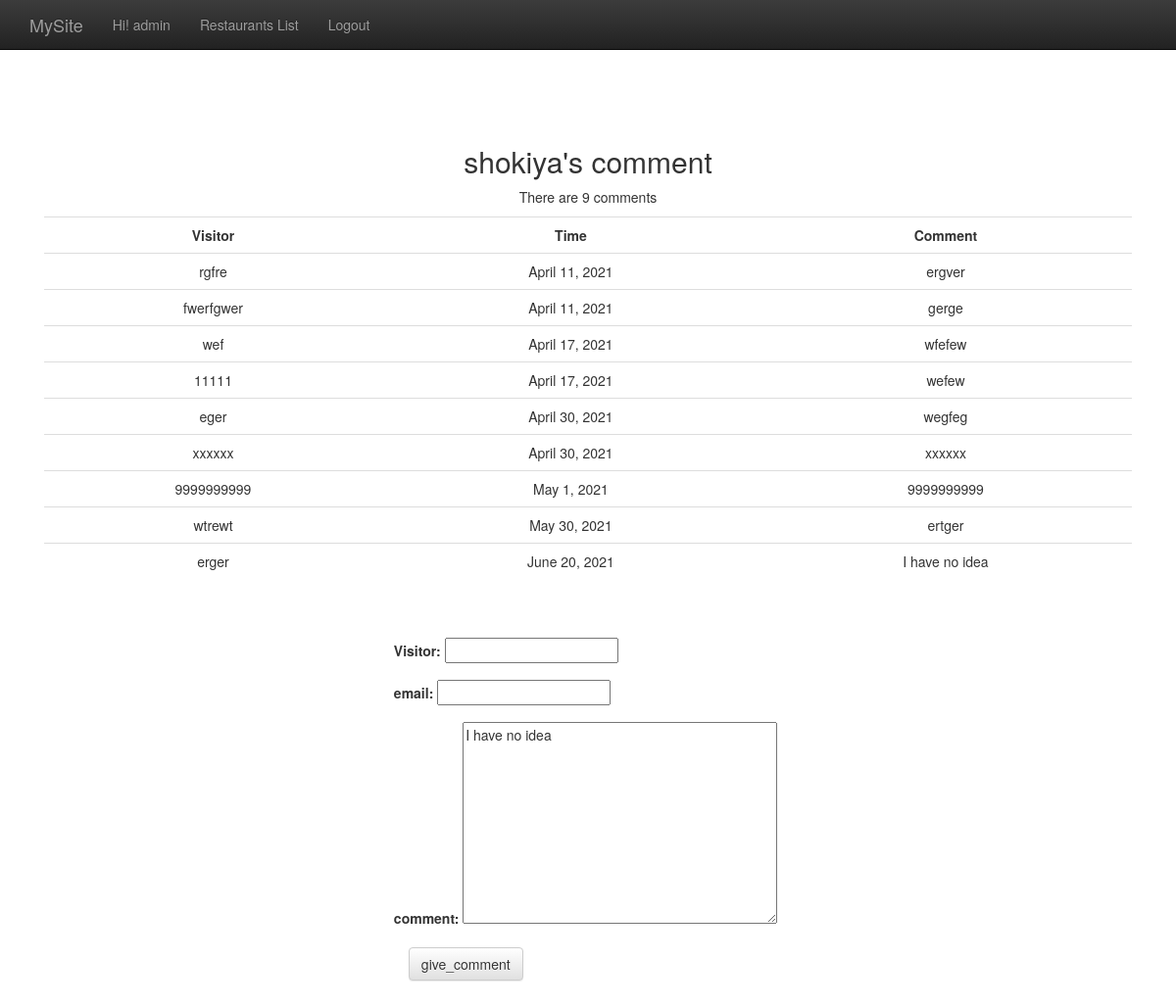
/comment/2/ (signed in), run on the app's committed database.
### restaurants/models.py (models this page shows, shortened)
class Restaurant(models.Model):
    name = models.CharField(max_length=20)
    phone_number = models.CharField(max_length=15)
    address = models.CharField(max_length=50, blank=True)

class Comment(models.Model):
    content = models.CharField(max_length=255)
    visitor = models.CharField(max_length=255)
    email = models.CharField(max_length=255)
    date_time = models.DateTimeField()
    restaurant = models.ForeignKey(Restaurant)
    class Meta:
        permissions = (
            ("can_comment", "Can comment"),
        )

### restaurants/views.py (the view, shortened to what this page needs)
# urls.py: url(r'^comment/(?P<pk>\d+)/$', CommentView.as_view()),
class CommentView(FormView, SingleObjectMixin):
    form_class = CommentForm
    template_name = 'comment.html'
    success_url = '/comment/'
    initial = {'content': u'I have no idea'}
    model = Restaurant
    context_object_name = 'r'
    def get_context_data(self, **kwargs):
        self.object = self.get_object()
        return super(CommentView, self).get_context_data(object=self.object, **kwargs)
    @method_decorator(user_passes_test(user_can_comment, login_url='/accounts/login/'))
    def dispatch(self, request, *args, **kwargs):
        return super(CommentView, self).dispatch(request, *args, **kwargs)

### restaurants/forms.py
class CommentForm(forms.Form):
	visitor = forms.CharField(max_length=20)
	email = forms.EmailField(max_length=20, required=False)
	content = forms.CharField(max_length=200, widget=forms.Textarea())

### restaurants/permissions.py (called while the page is built)
def user_can_comment(user):
    return user.is_authenticated and user.has_perm('restaurants.can_comment')

### restaurants/templates/comment.html (shortened to what this page needs)
{% extends "base.html" %}
{% block content %}
        <h2>{{ r.name }}'s comment </h2>
        {% if r.comment_set.all %}
        <p>There are {{ r.comment_set.all|length }} comments</p>
        <table class="table table-hover">
            <tr>
                <th>Visitor</th>
                <th>Time</th>
                <th>Comment</th>
            </tr>
            {% for c in r.comment_set.all %}
            <tr>
                <td> {{ c.visitor }} </td>
                <td> {{ c.date_time | date:"F j, Y" }} </td>
                <td> {{ c.content }} </td>
            </tr>
            {% endfor %}
        </table>
        {% else %}
        <p>No comment</p>
        {% endif %}
        <br /><br />
        <form action="" method="post" class="form-horizontal" role="form" style="width:33%; margin:auto; text-align:left">{% csrf_token %}
            <div class="form-group">
            <label for="visitor">Visitor:</label>
            {{ form.visitor }}
            </div>
            <div class="form-group">
                <label for="email">email:</label>
            {{ form.email }}
            </div>
            <div class="form-group">
            <label for="content">comment:</label>
            {{ form.content }}
            </div>
            <input type="submit" value="give_comment" class="btn btn-default">
        </form>
{% endblock %}

### templates/base.html (shortened to what this page needs)
<!doctype html>
<html>
    <head>
        <link rel="stylesheet" href="https://maxcdn.bootstrapcdn.com/bootstrap/3.3.1/css/bootstrap.min.css">
        <link rel="stylesheet" href="https://maxcdn.bootstrapcdn.com/bootstrap/3.3.1/css/bootstrap-theme.min.css">
    </head>
    <body>
        <nav class="navbar navbar-inverse navbar-fixed-top" role="navigation">
            <div class="container">
                <div class="navbar-header">
                    <a class="navbar-brand" href="/index">MySite</a>
                </div>
                <div id="navbar" class="collapse navbar-collapse">
                    <ul class="nav navbar-nav">
                        {% if request.user.is_authenticated %}
                            <li><a href="#">Hi! {{ request.user }}</a></li>
                            <li><a href="/restaurants_list/">Restaurants List</a></li>
                            <li><a href="/accounts/logout/">Logout</a></li>
                        {% else %}
                            <li><a href="/accounts/login/">Login</a></li>
                            <li><a href="/accounts/register/">Register</a></li>
                        {% endif %}
                    </ul>
                </div>
            </div>
        </nav>
        <div class="container">
            <div class="center_padding">
                {% block content %} {% endblock %}
            </div>
        </div>
    </body>
</html>

### templates/base.html (style rules this page uses)
th { text-align: center; }
div.center_padding { text-align: center; padding: 128px 15px; }

### data on the page
Restaurant: name "shokiya", comment_set.all|length "9"
Comment: visitor "rgfre", date_time "April 11, 2021", content "ergver"
Comment: visitor "fwerfgwer", date_time "April 11, 2021", content "gerge"
Comment: visitor "wef", date_time "April 17, 2021", content "wfefew"
Comment: visitor "11111", date_time "April 17, 2021", content "wefew"
Comment: visitor "eger", date_time "April 30, 2021", content "wegfeg"
Comment: visitor "xxxxxx", date_time "April 30, 2021", content "xxxxxx"
Comment: visitor "9999999999", date_time "May 1, 2021", content "9999999999"
Comment: visitor "wtrewt", date_time "May 30, 2021", content "ertger"
Comment: visitor "erger", date_time "June 20, 2021", content "I have no idea"

### other printed values
{{ request.user }} "admin"
